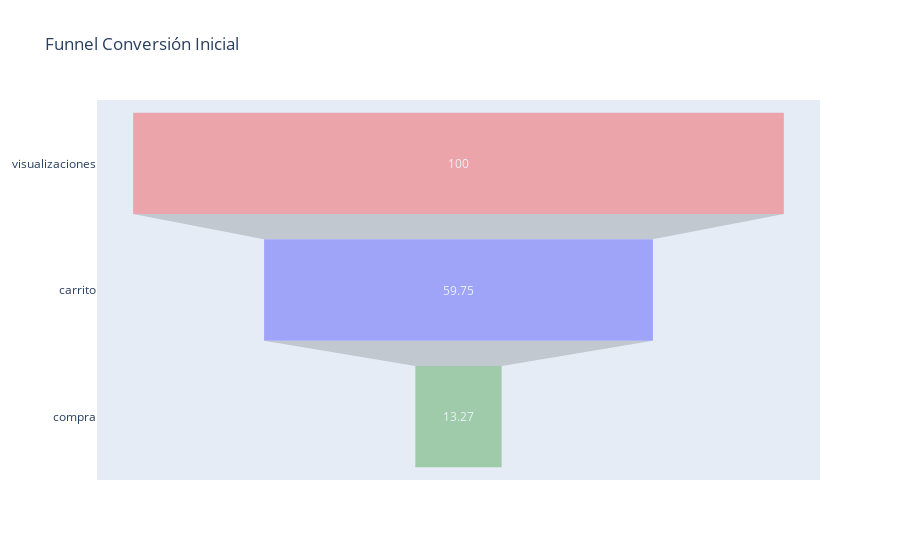

Notebook code cell kept with this figure:
### Code cell
fig = go.Figure(go.Funnel(
    y = kpis.kpi,
    x = kpis.valor.round(2),
    marker = {'color': ['red','blue','green']},
    opacity = 0.3
    ))

fig.update_layout(
    title = 'Funnel Conversión Inicial')
    
fig.show()

### Figure 1 — Plotly figure (JSON) as saved in the notebook; plotly's stock layout.template omitted (floating-point values rounded to 4 significant figures)
{"data": [{"marker": {"color": ["red", "blue", "green"]}, "opacity": 0.3, "type": "funnel", "x": [100, 59.75, 13.27], "y": ["visualizaciones", "carrito", "compra"]}], "layout": {"title": {"text": "Funnel Conversión Inicial"}}}
